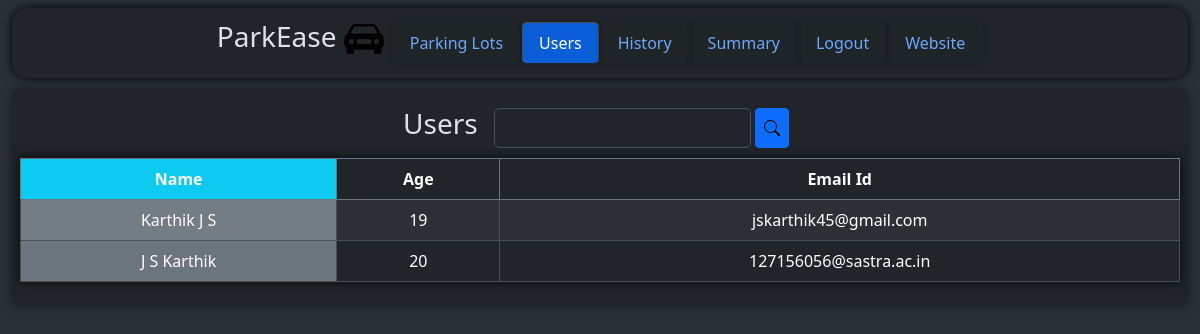
Before: /admin/dashboard/users (signed in) with the older database file.
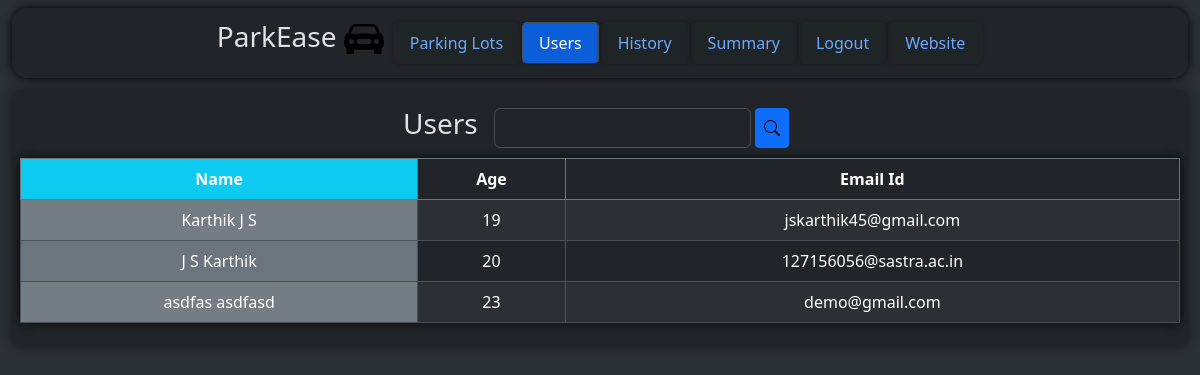
After: the same page with the newer database file.
### models/userInfo.py (models this page shows, shortened)
class User(db.Model) :
    __tablename__ = "user"
    id = db.Column(db.Integer, primary_key = True, autoincrement = True)
    firstName = db.Column(db.String)
    lastName = db.Column(db.String)
    age = db.Column(db.Integer)
    addressId = db.Column(db.Integer, db.ForeignKey("address.id"))
    email = db.Column(db.String, unique = True)
    password = db.Column(db.String, unique = True)
    address = db.relationship("Address", backref = "users") #user and address is M - 1
    reservedParkingSpots = db.relationship("ReservedParkingSpot", backref = "user") #user and reserved parking spot is 1 - M

### controllers/adminDashboard.py (the view)
@adminbp.route("/dashboard/users", methods = ["GET"])
def users() :
    if request.method == "GET" :
        users = db.session.execute(db.select(User)).scalars().all()
        return render_template("admin/displayUsers.html", users = users)

### controllers/adminDashboard.py (called while the page is built)
@adminbp.before_request
def restrict() :
    if session.get("type") != "admin" :
        return redirect(url_for("general.signIn"))

### templates/admin/displayUsers.html (shortened to what the changed rows need)
<!DOCTYPE html>
<html class = "h-100" data-bs-theme = "dark">
    <head>
        <link rel = "stylesheet" href = "/static/bootstrap/css/bootstrap.min.css"/>
        <link rel = "stylesheet" href = "/static/css/style.css"/>
    </head>
    <body class = "h-100">
        <div class = "container-fluid bg-body-tertiary min-vh-100">
            <div class = "rounded-3 container-fluid bg-body p-2 overflow-auto margin-top" style = "height: 80%; width: 100%; box-shadow: 0 0 10px rgb(24, 26, 29);">
                <div>
                    <table class = "table table-striped table-bordered table-hover text-center" style = "box-shadow: 0 0 10px rgb(7, 8, 8)">
                        <thead class = "border-secondary">
                            <tr>
                                <th class = "bg-info">
                                    Name
                                </th>
                                <th>
                                    Age
                                </th>
                                <th>
                                    Email Id
                                </th>
                            </tr>
                        </thead>
                        <tbody>
                            {% for user in users %}
                                <tr>
                                    <td class = "bg-secondary">
                                        {{ user.firstName }} {{ user.lastName }}
                                    </td>
                                    <td>
                                        {{ user.age }}
                                    </td>
                                    <td>
                                        {{ user.email }}
                                    </td>
                                </tr>
                            {% endfor %}
                        </tbody>
                    </table>
                </div>
            </div>
        </div>
    </body>
</html>

Changed rows visible on the page:
added User: firstName "asdfas", lastName "asdfasd", age "23", email "demo@gmail.com"
